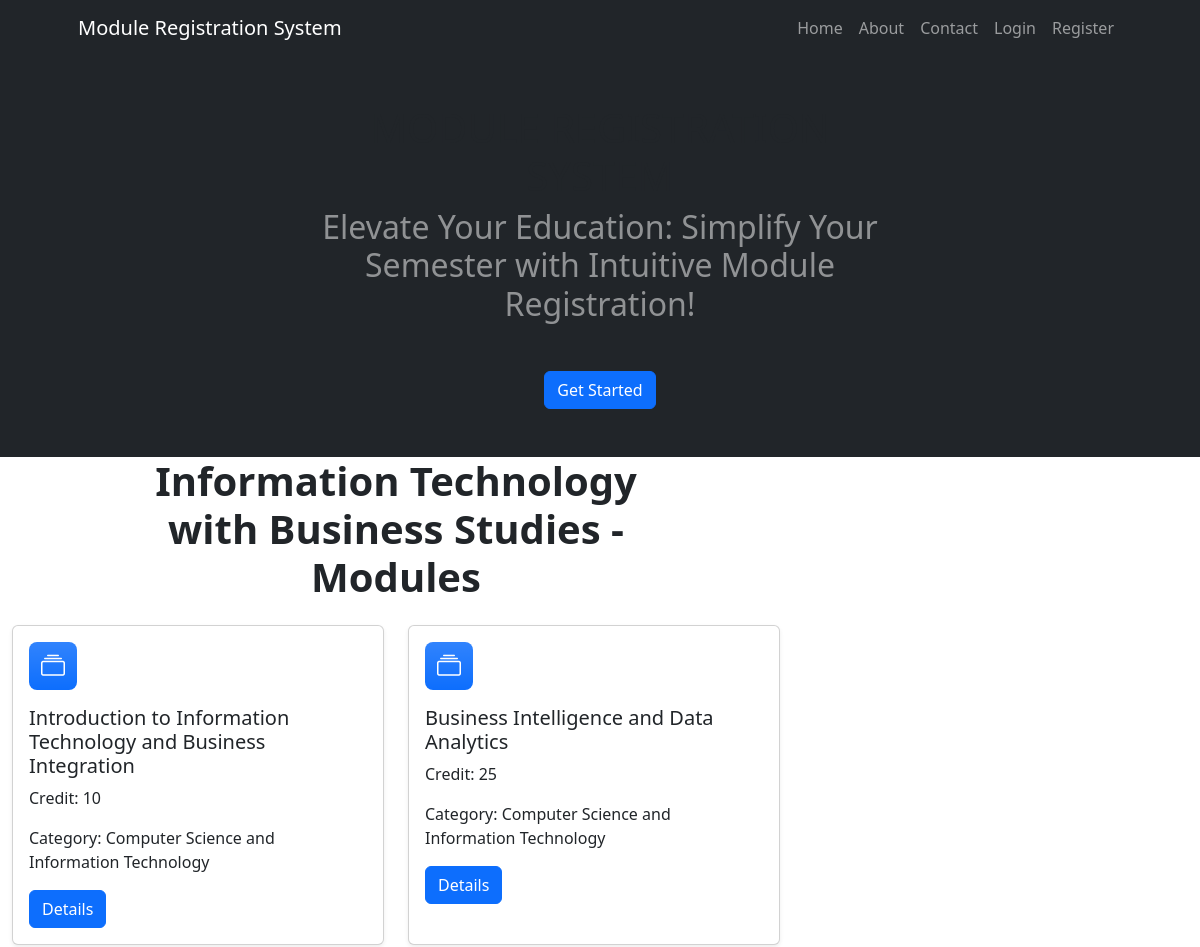
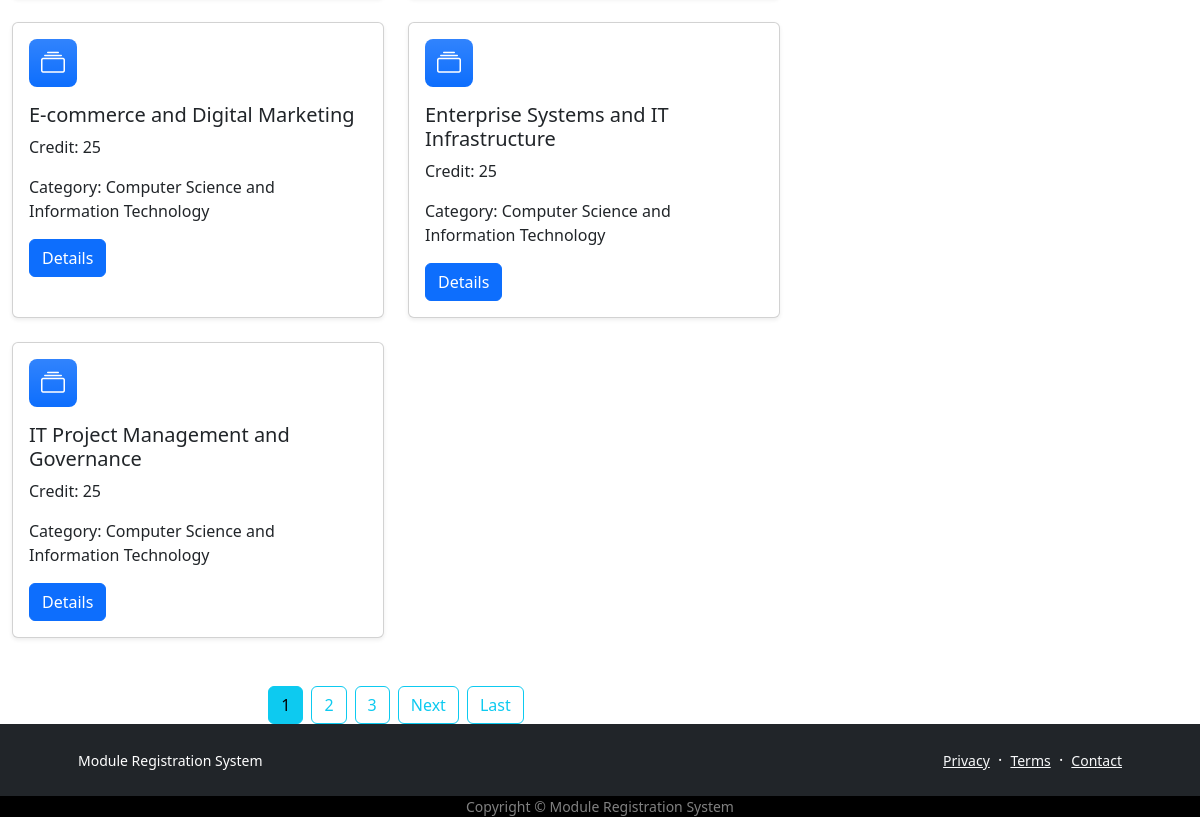
The app's page /modulelist/3 with its own data (2 pictures, top to bottom).
### itreporting/models.py (models this page shows, shortened)
class Module(models.Model):
    name = models.TextField(max_length = 100)
    code = models.CharField(max_length = 5)
    credit = models.CharField(max_length = 5)
    category = models.CharField(max_length = 100, choices = [('Humanities', 'Humanities'),
                                                            ('Social Sciences', 'Social Sciences'),
                                                            ('Natural Sciences', 'Natural Sciences'),
                                                            ('Mathematics and Satistics', 'Mathematics and Statistics'),
                                                            ('Computer Science and Information Technology', 'Computer Science and Information Technology'),
                                                            ('Engineering', 'Engineering'),
                                                            ('Health Sciences', 'Health Sciences'),
                                                            ('Business and Economics', 'Business and Economics'),
                                                            ('Fine Arts', 'Fine Arts'),
                                                            ('Law', 'Law'),
                                                            ('Languages and Linguistics', 'Languages and Linguistics'),
                                                            ('Architecture', 'Architecture')])
    description = models.TextField()
    availability = models.CharField(max_length = 100, choices = [('Open', 'Open'), ('Closed', 'Closed')])
    courses = models.ManyToManyField(Group)

### itreporting/views.py (the view)
# urls.py: path('modulelist/<int:fk>', PostListView.as_view(), name='modules'),
class PostListView(ListView):
    model = Module
    template_name = 'itreporting/modulelist.html'
    content_object_name = 'models'
    ordering = ['name']
    paginate_by = 3
    def get_context_data(self, **kwargs: Any):
        context = super().get_context_data(**kwargs)
        course = Group.objects.get(id = self.kwargs.get('fk'))
        context.update({'course': course, 'modules': course.module_set.all()})
        return context

### itreporting/templates/itreporting/modulelist.html (shortened to what this page needs)
{% extends "itreporting/base.html" %}
{% block content %}
<div class="container">
    <div class="row justify-content-center">
        <div class="col-lg-8 text-center">
            <h1 class="fw-bolder mb-4">{{ course }} - Modules</h1>
        </div>
    </div>
</div>
<div class="container">
    <div class="row">
        {% for module in modules %}
            <div class="col-lg-6 mb-4">
                <div class="card h-100 shadow-sm">
                    <div class="card-body">
                        <div class="feature bg-primary bg-gradient text-white rounded-3 mb-3"><i class="bi bi-collection"></i></div>
                        <h2 class="h5 card-title"><a class="text-decoration-none text-dark" href="{% url 'itreporting:module-detail' module.id %}">{{ module.name }}</a></h2>
                        <p class="card-text">Credit: {{ module.credit }}</p>
                        <p class="card-text">Category: {{ module.category }}</p>
                        <a href="{% url 'itreporting:module-detail' module.id %}" class="btn btn-primary">Details</a>
                    </div>
                </div>
            </div>
        {% endfor %}
    </div>
    {% if is_paginated %}
        <div class="pagination justify-content-center mt-4">
            {% for num in page_obj.paginator.page_range %}
                {% if page_obj.number == num %}
                    <a class="btn btn-info me-2" href="?page={{ num }}">{{ num }}</a>
                {% elif num > page_obj.number|add:'-3' and num < page_obj.number|add:'3' %}
                    <a class="btn btn-outline-info me-2" href="?page={{ num }}">{{ num }}</a>
                {% endif %}
            {% endfor %}
            {% if page_obj.has_next %}
                <a class="btn btn-outline-info me-2" href="?page={{ page_obj.next_page_number }}">Next</a>
                <a class="btn btn-outline-info" href="?page={{ page_obj.paginator.num_pages }}">Last</a>
            {% endif %}
        </div>
    {% endif %}
</div>
{% endblock content %}

### records on screen
Module: name "Introduction to Information Technology and Business Integration", credit "10", category "Computer Science and Information Technology"
Module: name "Business Intelligence and Data Analytics", credit "25", category "Computer Science and Information Technology"
Module: name "E-commerce and Digital Marketing", credit "25", category "Computer Science and Information Technology"
Module: name "Enterprise Systems and IT Infrastructure", credit "25", category "Computer Science and Information Technology"
Module: name "IT Project Management and Governance", credit "25", category "Computer Science and Information Technology"

### other values on screen
{{ course }} "Information Technology with Business Studies"
{{ num }} "1"
{{ num }} "2" "3"
